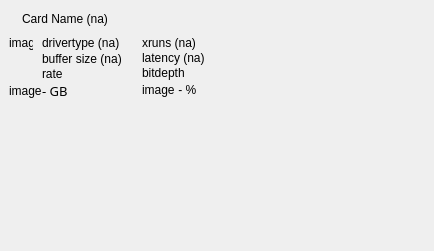
<ui version="4.0" >
 <author></author>
 <comment></comment>
 <exportmacro></exportmacro>
 <class>SystemInfoWidget</class>
 <widget class="QWidget" name="SystemInfoWidget" >
  <property name="geometry" >
   <rect>
    <x>0</x>
    <y>0</y>
    <width>434</width>
    <height>245</height>
   </rect>
  </property>
  <property name="windowTitle" >
   <string>SystemInfoWidget</string>
  </property>
  <layout class="QGridLayout" >
   <property name="margin" >
    <number>9</number>
   </property>
   <property name="spacing" >
    <number>6</number>
   </property>
   <item row="0" column="0" >
    <layout class="QVBoxLayout" >
     <property name="margin" >
      <number>0</number>
     </property>
     <property name="spacing" >
      <number>6</number>
     </property>
     <item>
      <layout class="QHBoxLayout" >
       <property name="margin" >
        <number>0</number>
       </property>
       <property name="spacing" >
        <number>6</number>
       </property>
       <item>
        <widget class="QLabel" name="audioCardPixmapLabel" >
         <property name="text" >
          <string/>
         </property>
         <property name="pixmap" >
          <pixmap/>
         </property>
        </widget>
       </item>
       <item>
        <widget class="QLabel" name="soundCardLabel" >
         <property name="text" >
          <string>Card Name (na)</string>
         </property>
        </widget>
       </item>
       <item>
        <spacer>
         <property name="orientation" >
          <enum>Qt::Horizontal</enum>
         </property>
         <property name="sizeHint" >
          <size>
           <width>40</width>
           <height>20</height>
          </size>
         </property>
        </spacer>
       </item>
      </layout>
     </item>
     <item>
      <layout class="QHBoxLayout" >
       <property name="margin" >
        <number>0</number>
       </property>
       <property name="spacing" >
        <number>0</number>
       </property>
       <item>
        <layout class="QGridLayout" >
         <property name="margin" >
          <number>0</number>
         </property>
         <property name="spacing" >
          <number>0</number>
         </property>
         <item row="0" column="0" >
          <widget class="QLabel" name="driverPixmapLabel" >
           <property name="minimumSize" >
            <size>
             <width>24</width>
             <height>0</height>
            </size>
           </property>
           <property name="maximumSize" >
            <size>
             <width>20</width>
             <height>16777215</height>
            </size>
           </property>
           <property name="text" >
            <string>image</string>
           </property>
           <property name="pixmap" >
            <pixmap/>
           </property>
          </widget>
         </item>
         <item row="3" column="0" >
          <widget class="QLabel" name="harddrivePixmapLabel" >
           <property name="minimumSize" >
            <size>
             <width>0</width>
             <height>0</height>
            </size>
           </property>
           <property name="text" >
            <string>image</string>
           </property>
           <property name="pixmap" >
            <pixmap/>
           </property>
          </widget>
         </item>
         <item row="1" column="1" >
          <widget class="QLabel" name="bufferSizeLabel" >
           <property name="text" >
            <string>buffer size (na)</string>
           </property>
          </widget>
         </item>
         <item row="2" column="1" >
          <widget class="QLabel" name="rateLabel" >
           <property name="text" >
            <string>rate</string>
           </property>
          </widget>
         </item>
         <item row="3" column="1" >
          <widget class="QLabel" name="freeDiskSpaceLabel" >
           <property name="minimumSize" >
            <size>
             <width>65</width>
             <height>0</height>
            </size>
           </property>
           <property name="font" >
            <font>
             <family>Sans Serif</family>
             <pointsize>10</pointsize>
             <weight>50</weight>
             <italic>false</italic>
             <bold>false</bold>
             <underline>false</underline>
             <strikeout>false</strikeout>
            </font>
           </property>
           <property name="text" >
            <string>- GB</string>
           </property>
          </widget>
         </item>
         <item row="0" column="1" >
          <widget class="QLabel" name="driverTypeLabel" >
           <property name="text" >
            <string>drivertype (na)</string>
           </property>
          </widget>
         </item>
        </layout>
       </item>
       <item>
        <spacer>
         <property name="orientation" >
          <enum>Qt::Horizontal</enum>
         </property>
         <property name="sizeType" >
          <enum>QSizePolicy::Preferred</enum>
         </property>
         <property name="sizeHint" >
          <size>
           <width>20</width>
           <height>65</height>
          </size>
         </property>
        </spacer>
       </item>
       <item>
        <layout class="QGridLayout" >
         <property name="margin" >
          <number>0</number>
         </property>
         <property name="spacing" >
          <number>0</number>
         </property>
         <item row="0" column="0" colspan="2" >
          <widget class="QLabel" name="xrunLabel" >
           <property name="text" >
            <string>xruns (na)</string>
           </property>
          </widget>
         </item>
         <item row="1" column="0" colspan="2" >
          <widget class="QLabel" name="latencyLabel" >
           <property name="text" >
            <string>latency (na)</string>
           </property>
          </widget>
         </item>
         <item row="3" column="1" >
          <widget class="QLabel" name="cpuLabel" >
           <property name="text" >
            <string> - %</string>
           </property>
          </widget>
         </item>
         <item row="3" column="0" >
          <widget class="QLabel" name="cpuPixmapLabel" >
           <property name="minimumSize" >
            <size>
             <width>24</width>
             <height>0</height>
            </size>
           </property>
           <property name="text" >
            <string>image</string>
           </property>
          </widget>
         </item>
         <item row="2" column="0" colspan="2" >
          <widget class="QLabel" name="bitdepthLabel" >
           <property name="text" >
            <string>bitdepth</string>
           </property>
          </widget>
         </item>
         <item row="3" column="2" >
          <spacer>
           <property name="orientation" >
            <enum>Qt::Horizontal</enum>
           </property>
           <property name="sizeHint" >
            <size>
             <width>40</width>
             <height>20</height>
            </size>
           </property>
          </spacer>
         </item>
        </layout>
       </item>
      </layout>
     </item>
     <item>
      <spacer>
       <property name="orientation" >
        <enum>Qt::Vertical</enum>
       </property>
       <property name="sizeHint" >
        <size>
         <width>219</width>
         <height>89</height>
        </size>
       </property>
      </spacer>
     </item>
    </layout>
   </item>
   <item row="0" column="1" >
    <spacer>
     <property name="orientation" >
      <enum>Qt::Horizontal</enum>
     </property>
     <property name="sizeHint" >
      <size>
       <width>31</width>
       <height>233</height>
      </size>
     </property>
    </spacer>
   </item>
  </layout>
 </widget>
 <pixmapfunction></pixmapfunction>
 <resources/>
 <connections/>
</ui>
